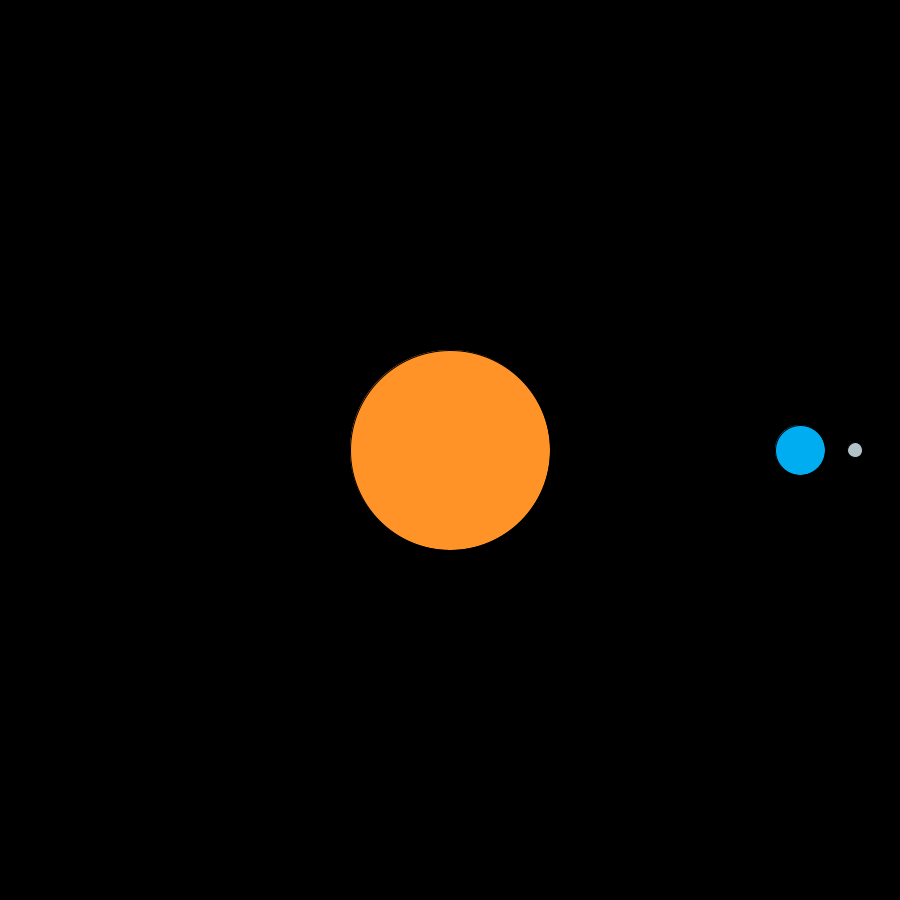
Frame 1 (no input)
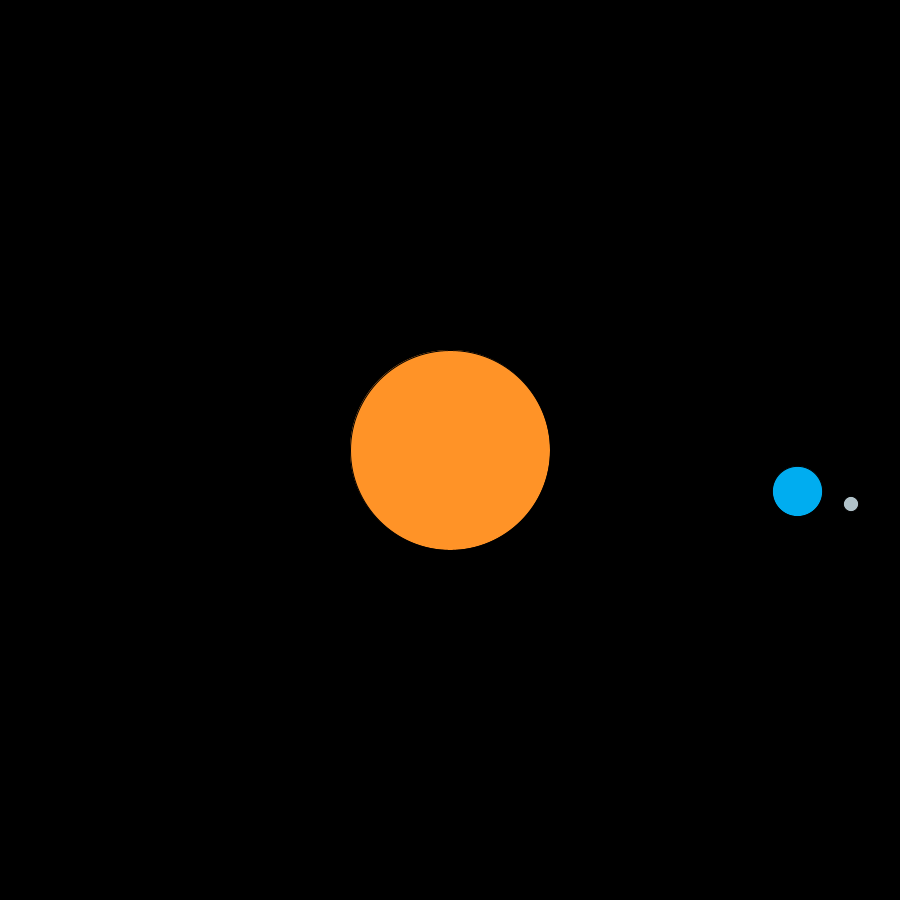
Frame 60 (the mouse pressed at the canvas centre just before this capture)
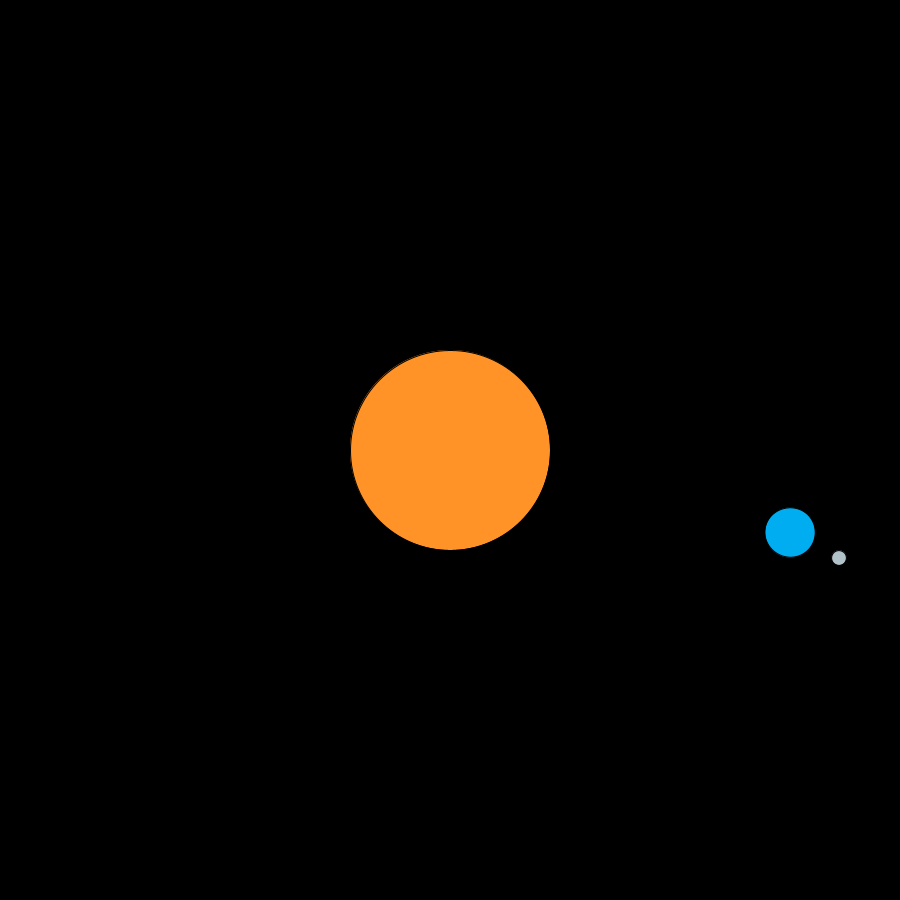
Frame 120 (the mouse held since frame 60 and released just before this capture)

The Processing sketch that drew these frames (run headless with seeded random() and noise(); from frame 60 on, the mouse is pressed at the canvas centre):

// Processing sketch: SolarSistem
// ── SolarSistem.pde
float revBumi = 0;
float revBulan = 0;

void setup() {
  size(900, 900);
}

void draw() {
  background(0);
  
  // matahari
  fill(#FF9327);
  circle(width / 2, height / 2, 200);
  
  // bumi
  translate(width / 2, height / 2);
  rotate(revBulan);
  fill(#00ADF0);
  circle(350, 0, 50);
  
   // bulan
  translate(350, 0);
  rotate(revBulan);
  fill(#B1C2C9);
  circle(55, 0, 15);
  
  revBulan += 0.0020;
  revBumi += 0.001;
}
